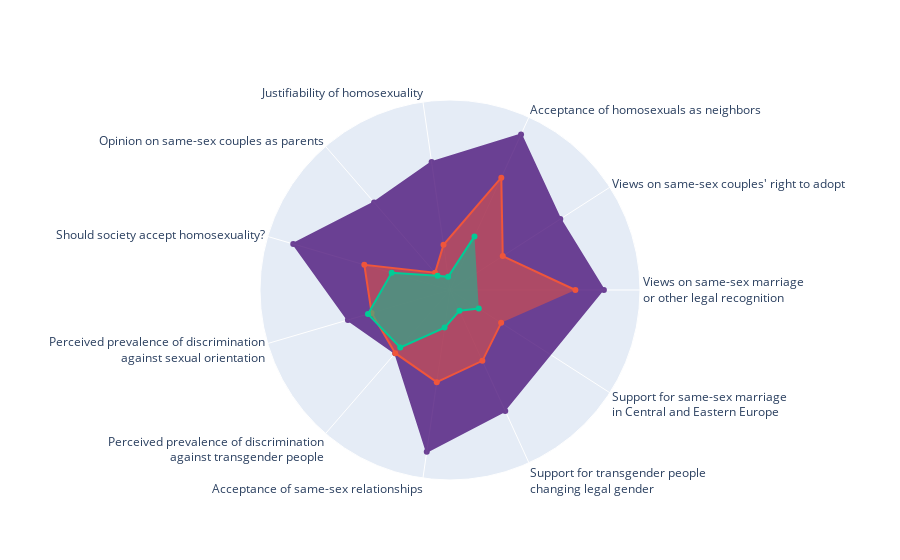

Notebook source saved alongside this figure:
### Code cell
import plotly.graph_objects as go

categories = data['Pytanie'].unique()
support = ['Support', 'Agree', 'Did not mention homosexuals', 'Justifable', 'Agree', 'Yes', 'Rare', 'Rare', 'Agree', 'Yes', 'Favor']
fig = go.Figure()
fig.add_trace(go.Scatterpolar(
      r=data[data['Kraj']=='Germany']['Tak'],
      theta=categories,
      fill='toself',
      name='Germany',
    hovertemplate= '%{theta}<br />Supportive answer: %{r:.0%}',
    fillcolor='#420773',
    line = dict(color = '#420773'),
    opacity=0.75
))

fig.add_trace(go.Scatterpolar(
      r=data[data['Kraj']=='Poland']['Tak'],
      theta=categories,
      fill='toself',
      name='Poland',
    hovertemplate= '%{theta}<br />Supportive answer: %{r:.0%}' 
))

fig.add_trace(go.Scatterpolar(
      r=data[data['Kraj']=='Bulgaria']['Tak'],
      theta=categories,
      fill='toself',
      name='Bulgaria',
    hovertemplate= '%{theta}<br />Supportive answer: %{r:.0%}' 
))

fig.update_layout(
    #width=6000, 
    #height=600,
    polar=dict(
      radialaxis=dict(
      visible=False,
      range=[0, 1]
    )),
  showlegend=False
)

fig.show()

### Figure 1 — Plotly figure (JSON) as saved in the notebook; plotly's stock layout.template omitted (floating-point values rounded to 4 significant figures)
{"data": [{"fill": "toself", "fillcolor": "#420773", "hovertemplate": "%{theta}<br />Supportive answer: %{r:.0%}", "line": {"color": "#420773"}, "name": "Germany", "opacity": 0.75, "r": [0.81, 0.69, 0.9, 0.68, 0.61, 0.86, 0.56, 0.44, 0.86, 0.7, null, null], "theta": ["Views on same-sex marriage<br />or other legal recognition", "Views on same-sex couples' right to adopt", "Acceptance of homosexuals as neighbors", "Justifiability of homosexuality", "Opinion on same-sex couples as parents", "Should society accept homosexuality?", "Perceived prevalence of discrimination<br />against sexual orientation", "Perceived prevalence of discrimination<br />against transgender people", "Acceptance of same-sex relationships", "Support for transgender people<br />changing legal gender", "Support for same-sex marriage<br />in Central and Eastern Europe"], "type": "scatterpolar"}, {"fill": "toself", "hovertemplate": "%{theta}<br />Supportive answer: %{r:.0%}", "name": "Poland", "r": [0.66, 0.33, 0.65, 0.24, 0.12, 0.47, 0.43, 0.44, 0.49, 0.41, 0.32, 0.42], "theta": ["Views on same-sex marriage<br />or other legal recognition", "Views on same-sex couples' right to adopt", "Acceptance of homosexuals as neighbors", "Justifiability of homosexuality", "Opinion on same-sex couples as parents", "Should society accept homosexuality?", "Perceived prevalence of discrimination<br />against sexual orientation", "Perceived prevalence of discrimination<br />against transgender people", "Acceptance of same-sex relationships", "Support for transgender people<br />changing legal gender", "Support for same-sex marriage<br />in Central and Eastern Europe"], "type": "scatterpolar"}, {"fill": "toself", "hovertemplate": "%{theta}<br />Supportive answer: %{r:.0%}", "name": "Bulgaria", "r": [null, null, 0.31, 0.07, 0.1, 0.32, 0.45, 0.4, 0.2, 0.12, 0.18, 0.31], "theta": ["Views on same-sex marriage<br />or other legal recognition", "Views on same-sex couples' right to adopt", "Acceptance of homosexuals as neighbors", "Justifiability of homosexuality", "Opinion on same-sex couples as parents", "Should society accept homosexuality?", "Perceived prevalence of discrimination<br />against sexual orientation", "Perceived prevalence of discrimination<br />against transgender people", "Acceptance of same-sex relationships", "Support for transgender people<br />changing legal gender", "Support for same-sex marriage<br />in Central and Eastern Europe"], "type": "scatterpolar"}], "layout": {"autosize": true, "polar": {"angularaxis": {"type": "category"}, "radialaxis": {"autorange": false, "range": [0, 1], "type": "linear", "visible": false}}, "showlegend": false}}
